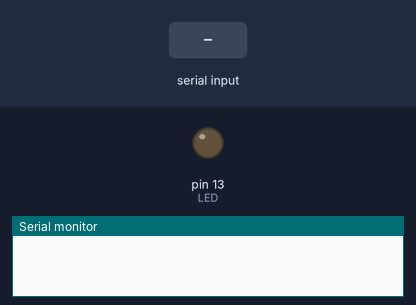
Bench run of a sketch on a simulated Arduino Uno, built with avr-gcc and run on an emulated ATmega328P. Parts: output pins drawn as LEDs (lit = HIGH), the last lines printed to the serial monitor. The inputs (shaded band) are chosen by the test bench.

Above: at 1.2 s.
1.3 s: "h" received over Serial
At 3.2 s:
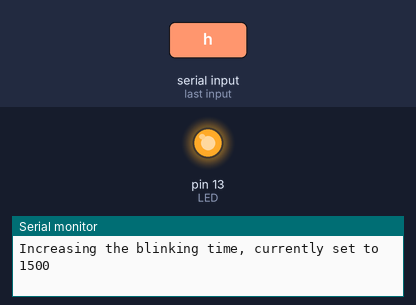
3.5 s: "l" received over Serial
Timing chart, 0 to 12.5 s (numbered marks = the images above; inputs shaded):
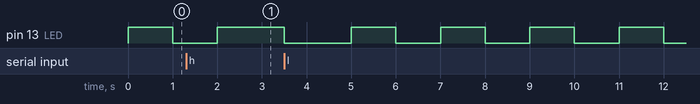

The sketch:

code.ino
```cpp
#define LED 13
int time = 1000;
int increment = 500;
void setup()
{
  pinMode(LED, OUTPUT);
  Serial.begin(9600);
}

void loop()
{

  if (Serial.available())
  {
    char output = Serial.read();
    if (output == 'h')
    {
      time += increment;
      Serial.print("Increasing the blinking time, currently set to ");
      Serial.println(time);
    }

    if (output == 'l')
    {
      time -= increment;
      Serial.print("Decreasing the blinking time, currently set to ");
      Serial.println(time);
    }
  }

  digitalWrite(LED_BUILTIN, HIGH);
  delay(time);
  digitalWrite(LED_BUILTIN, LOW);
  delay(time);
}
```

Measured:
- after the input at 1.3 s, pin 13 (LED): goes on until 2.0 s, then stays HIGH
